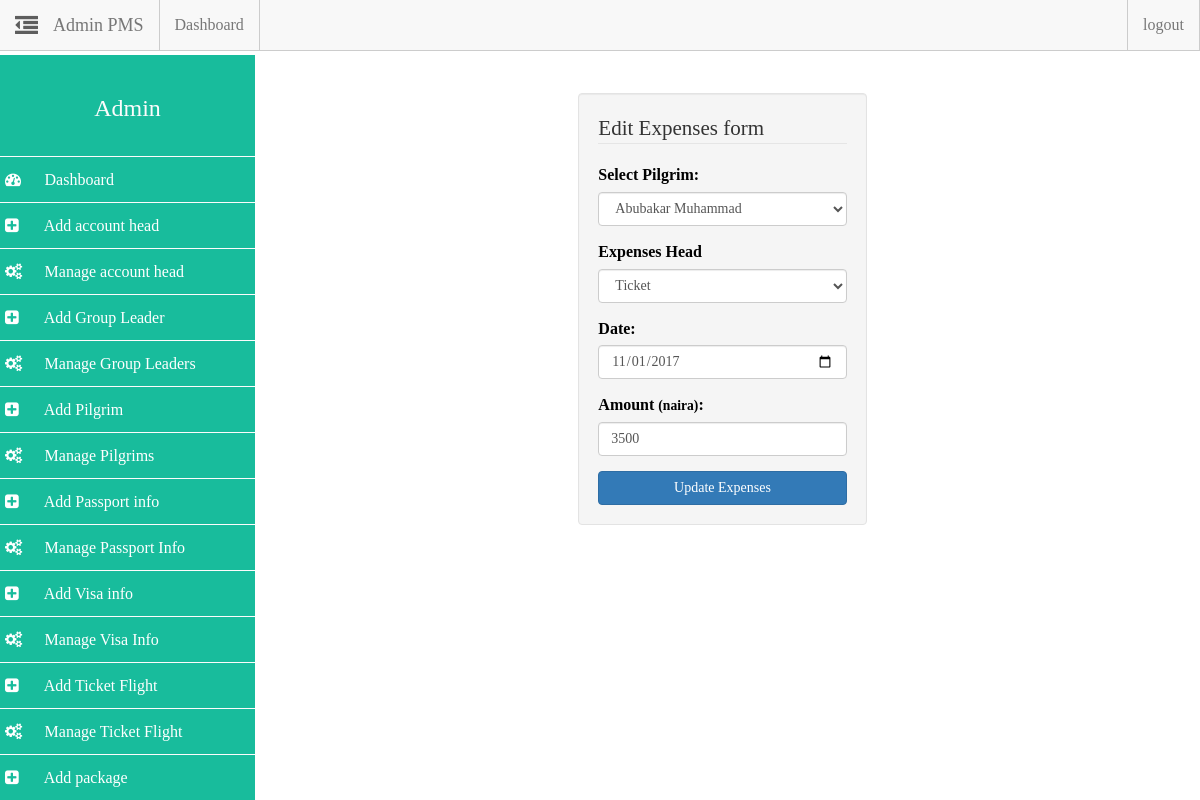
The page /admin/admin.php?action=edit_expense&id=1 (signed in) on the database its author committed.
### tables this page shows
CREATE TABLE `pilgrim_info` (
  `pilgrim_id` int(14) NOT NULL,
  `p_name` varchar(255) DEFAULT NULL,
  `p_mobile` varchar(22) DEFAULT NULL,
  `p_mail` varchar(40) DEFAULT NULL,
  `p_address` varchar(200) DEFAULT NULL,
  `p_mstatus` varchar(22) DEFAULT NULL,
  `p_occupation` varchar(22) DEFAULT NULL,
  `p_age` varchar(22) DEFAULT NULL,
  `p_sex` varchar(22) DEFAULT NULL,
  `p_dob` date DEFAULT NULL,
  `p_police_station` varchar(33) DEFAULT NULL,
  `p_district` varchar(33) DEFAULT NULL,
  `p_fathers_name` varchar(100) DEFAULT NULL,
  `p_mother_name` varchar(100) DEFAULT NULL,
  `p_spouse_name` varchar(100) DEFAULT NULL,
  `p_mahrims_name` varchar(100) DEFAULT NULL,
  `p_nid_no` varchar(22) DEFAULT NULL,
  `p_img` text,
  `p_nationality` varchar(33) DEFAULT NULL,
  `gl_id` int(11) DEFAULT NULL,
  `username` varchar(255) NOT NULL,
  `password` varchar(255) NOT NULL
);

CREATE TABLE `account_head` (
  `h_id` int(11) NOT NULL,
  `name` varchar(255) NOT NULL,
  `description` text NOT NULL
);

CREATE TABLE `expenses` (
  `id` int(11) NOT NULL,
  `pilgrim_id` int(11) NOT NULL,
  `h_id` int(11) NOT NULL,
  `date` date NOT NULL,
  `amount` float NOT NULL
);

### admin/includes/edit_expense.php (the view, shortened to what this page needs)
<?php
$pid = $_GET["id"];
$query = mysqli_query($dbc, "SELECT * FROM expenses WHERE id='$pid'");
$data = mysqli_fetch_array($query);
?>
<div class="row">
	<div class="col-md-4 col-md-offset-4">
		<br>
		<div class="well">
			<form action="admin.php?action=edit_expense&id=<?php echo $pid; ?>" method="POST">
				<fieldset>
					<legend>Edit Expenses form</legend>
					<div class="form-group">
						<label for="pilgrim_id">Select Pilgrim:</label>
						<select name="pilgrim_id" id="pilgrim_id" class="form-control">
							<option value="<?php echo $data["pilgrim_id"] ?>">
								<?php $gq = mysqli_query($dbc, "SELECT p_name FROM pilgrim_info WHERE pilgrim_id=".$data["pilgrim_id"]);
								$d = mysqli_fetch_array($gq);
								echo $d["p_name"];
								 ?>
							</option>
						</select>
					</div>
					<div class="form-group">
						<label for="h_id">Expenses Head</label>
						<select name="h_id" id="h_id" class="form-control">
							<option value="<?php echo $data["pilgrim_id"] ?>">
								<?php $gq = mysqli_query($dbc, "SELECT name FROM account_head WHERE h_id=".$data["h_id"]);
								$d = mysqli_fetch_array($gq);
								echo $d["name"];
								 ?>
							</option>
						</select>
					</div>
					<div class="form-group">
						<label for="date">Date:</label>
						<input type="date" name="date" id="date" value="<?php echo $data['date'] ?>" class="form-control" required>
					</div>
					<div class="form-group">
						<label for="amount">Amount <small>(naira)</small>:</label>
						<input type="number" name="amount" id="amount" class="form-control" value="<?php echo $data['amount'] ?>" placeholder="amount" required>
					</div>
					<button type="submit" name="edit_expenses" class="btn btn-primary btn-block">Update Expenses</button>
				</fieldset>
			</form>
		</div>
	</div>
</div>

### assets/css/styles.css (style rules this page uses)
html { color: #222; font-size: 1em; line-height: 1.4; }
fieldset { border: 0; margin: 0; padding: 0; }
body { padding-top: 55px; font-family: ubuntu; font-size: 100%; color: #000 !important; }

### assets/css/sidebar.css (style rules this page uses)
* { box-sizing: border-box; -webkit-box-sizing: border-box; -moz-box-sizing: border-box; }
body { padding-top: 55px; }

### rows shown on the page
pilgrim_info: pilgrim_id "Abubakar Muhammad"
account_head: h_id "Ticket"
expenses: date "11/01/2017", amount "3500"
